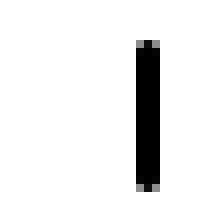
#> input picture content/Model/App/flask-app/sketches/sampleimg_1.bmp, 28 x 28 px (shown 8 times larger)
$ python -i manipulateImage.py   (imports and definitions only)
#> lines starting #> are read from the running program, lines starting #| are printed output that depends on the picture; after the words box and inside, x2 and y2 are one past the last pixel; in counts of white or black regions, pixels touching at a corner belong together
import cv2
import numpy as np
from random import randint, uniform
from PIL import Image, ImageEnhance

# crops image and then resizes it

def img_crop_black(image_path):
    img = cv2.imread(image_path)
#> img is the input picture: shape (28, 28, 3); min 0, max 255, mean 237.2
    gray = cv2.cvtColor(img,cv2.COLOR_BGR2GRAY)
    _,thresh = cv2.threshold(gray,1,255,cv2.THRESH_BINARY)
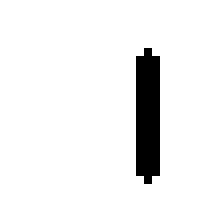
#> thresh: shape (28, 28) (shown 8 times larger); 94% white; 1 black region, box (x1, y1, x2, y2) and area: (17, 6, 20, 23) 47
    contours,hierarchy = cv2.findContours(thresh,cv2.RETR_EXTERNAL,cv2.CHAIN_APPROX_SIMPLE)
#> contours = [[[0, 0], [0, 27], [27, 27], [27, 0]]]
    cnt = contours[0]
#> cnt = [[0, 0], [0, 27], [27, 27], [27, 0]]
    x,y,w,h = cv2.boundingRect(cnt)
#> x = 0; y = 0; w = 28; h = 28
    # if it crops too much
    if(w < 10 or h < 10):
      y = 42
      w = 150
      x = 42
      h = 150
    crop = img[y:y+h,x:x+w]
    new_image_path = (image_path.split("/")[-1]).split(".")[0]
    new_image_path = "content/PillDataset/clean_data/" + new_image_path + ".jpg"
    cv2.imwrite(new_image_path ,crop)
    img_resize(new_image_path)

#resize image back to original
def img_resize(image_path):
    src = image_path
    img = cv2.imread(cv2.samples.findFile(src), cv2.IMREAD_COLOR)
#> img: shape (28, 28, 3); min 0, max 255, mean 237.2
    height, width, channel = img.shape
#> height = 28; width = 28; channel = 3
    borderType = cv2.BORDER_CONSTANT
    # not guaranteed to be 224
    top = int((224 - height) / 2)
#> top = 98
    bottom = top
#> bottom = 98
    left = int((224 - width) / 2)
#> left = 98
    right = left
#> right = 98
    value = [randint(0, 255), randint(0, 255), randint(0, 255)]
    dst = cv2.copyMakeBorder(img, top, bottom, left, right, borderType, None, value)
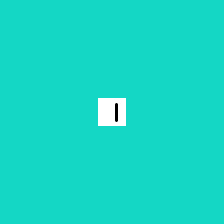
#> dst: shape (224, 224, 3); mean B, G, R 197.6, 215.3, 23.4
    final = cv2.resize(dst, (224, 224))
    cv2.imwrite(src, final)


# [19 lines of commented-out code are left out]

>>> result = img_crop_black('../App/flask-app/sketches/sampleimg_1.bmp')
